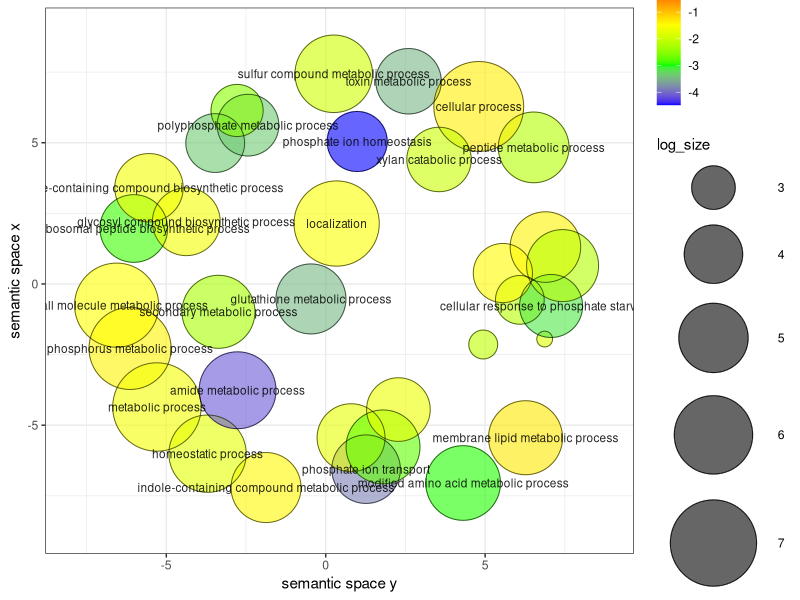

This figure's R source:
# A plotting R script produced by the Revigo server at http://revigo.irb.hr/
# If you found Revigo useful in your work, please cite the following reference:
# Supek F et al. "REVIGO summarizes and visualizes long lists of Gene Ontology
# terms" PLoS ONE 2011. doi:10.1371/journal.pone.0021800

# --------------------------------------------------------------------------
# If you don't have the ggplot2 package installed, uncomment the following line:
# install.packages( "ggplot2" );
library( ggplot2 );

# --------------------------------------------------------------------------
# If you don't have the scales package installed, uncomment the following line:
# install.packages( "scales" );
library( scales );

# --------------------------------------------------------------------------
# Here is your data from Revigo. Scroll down for plot configuration options.

revigo.names <- c("term_ID","description","frequency","plot_X","plot_Y","log_size","value","uniqueness","dispensability");
revigo.data <- rbind(c("GO:0002213","defense response to insect",0.0005138624181922514,6.867760389800543,-1.950890035348646,2.2600713879850747,-1.8181564120552274,0.9038058876869393,0.33895024),
c("GO:0006518","peptide metabolic process",0.38701789342754633,6.52269395068341,4.834377721464634,5.134565949067227,-2.185086818724926,0.9527783529335364,0.05818439),
c("GO:0006575","modified amino acid metabolic process",1.0391348532834788,4.309849042138549,-7.045987409797914,5.563504816684922,-2.9507819773298185,0.9485021953906324,0.06490785),
c("GO:0006643","membrane lipid metabolic process",0.8791731732247813,6.267016361686911,-5.443878086584604,5.490907548684358,-1.3053948010664311,0.9230564093853658,0.07207014),
c("GO:0006749","glutathione metabolic process",0.3259136899648291,-0.46297270124876794,-0.5304846034246018,5.0599381049925,-3.486782399932061,0.8447354879466887,0.05715436),
c("GO:0006790","sulfur compound metabolic process",2.195890258974167,0.25133847707195495,7.439503789160145,5.888442912219316,-1.9665762445130504,0.9447099425604463,0.07113475),
c("GO:0006793","phosphorus metabolic process",8.027757428321303,-6.136625631193294,-2.2817755170469183,6.4514261132466615,-1.3946949538588904,0.936696498207186,0.12455894),
c("GO:0006797","polyphosphate metabolic process",0.05285969262056093,-2.437330796637594,5.621691242689403,4.269979676645324,-3.359518563029578,0.9191044363845651,0.04813428),
c("GO:0006799","polyphosphate biosynthetic process",0.0298977078783569,-3.4658708760501256,4.988077388091639,4.02251085043403,-3.359518563029578,0.8972248205067511,0.29626057),
c("GO:0006817","phosphate ion transport",0.23164690690595885,1.2663980358894678,-6.557324114584249,4.911663546757045,-3.8477116556169433,0.9522919014336517,-0),
c("GO:0006898","receptor-mediated endocytosis",0.20247030982440214,0.7950627114973948,-5.444005847959121,4.853199155575347,-1.7304870557820837,0.920421961298327,0.21799363),
c("GO:0008152","metabolic process",54.415440901336254,-5.2947101454216945,-4.35589839180727,7.282553893608798,-1.6143937264016879,0.9929076516861575,0.00771111),
c("GO:0009266","response to temperature stimulus",0.37155375756073317,6.891349022771279,1.306392589678986,5.1168566946868985,-1.4056074496245734,0.90966473108778,0.25402444),
c("GO:0009404","toxin metabolic process",0.11547141511123447,2.5982838122234,7.176572745422406,4.6093168842930865,-3.5016894462103996,0.8787497531770221,0.05163483),
c("GO:0009635","response to herbicide",0.005558798976908442,6.089139195296818,-0.5634261123357732,3.2920344359947364,-2.1567672219019904,0.8873137124073561,0.27678133),
c("GO:0009987","cellular process",87.14322191622645,4.800525962393403,6.2837482590415075,7.487065345620153,-1.3535962737769305,1,-0),
c("GO:0015698","inorganic anion transport",0.848466344964188,1.7978549107438588,-5.768676492351584,5.475467792116027,-2.7471469690201067,0.9481440033053921,0.24681557),
c("GO:0016036","cellular response to phosphate starvation",0.06901654909532391,7.068710277622748,-0.7793986986996354,4.385802823325019,-3.1450869776921446,0.8424901984366238,0.00314292),
c("GO:0019184","nonribosomal peptide biosynthetic process",0.1888458581950949,-6.02053277386224,1.9634682258494136,4.822945711717861,-2.8827287043442356,0.8843042205733929,0.05411224),
c("GO:0019748","secondary metabolic process",0.6785567427323104,-3.3637141489860958,-0.985719521369392,5.3784197059814165,-2.2932822176632413,0.9504392247019186,0.06182518),
c("GO:0031667","response to nutrient levels",0.528789979489792,7.429043562804884,0.6502177512232044,5.27011726695538,-2.1739251972991736,0.9072130824099812,0.21987267),
c("GO:0032957","inositol trisphosphate metabolic process",0.009337533112896767,-2.7800564869708007,6.141560362717752,3.5171958979499744,-2.515700160653214,0.9108898479031542,0.27576801),
c("GO:0033037","polysaccharide localization",0.0782632336038994,2.280074735084865,-4.44649064452624,4.440405260103954,-1.6736641390712486,0.9383782999892625,0.19214761),
c("GO:0042430","indole-containing compound metabolic process",0.32694993185786875,-1.8716974654061067,-7.2070512186272335,5.061316740851394,-1.4473317838878068,0.9534381213263345,0.05717306),
c("GO:0042435","indole-containing compound biosynthetic process",0.2244159258057618,-5.543805920181961,3.405766354657811,4.897890886286548,-1.6020599913279623,0.9096954418936364,0.14691498),
c("GO:0042592","homeostatic process",2.0952811077261173,-3.7060905206330093,-6.0084536705625995,5.868074604162045,-1.7569619513137056,1,-0),
c("GO:0043603","amide metabolic process",1.8676684466558002,-2.7643245253891218,-3.7634494113504644,5.818132160374245,-4.1249387366083,0.9455765754900828,-0),
c("GO:0044281","small molecule metabolic process",14.48979594154301,-6.558590247413091,-0.750464711535265,6.7078940730325085,-1.489454989793388,0.9323658910928989,0.09647906),
c("GO:0045493","xylan catabolic process",0.0931652437314747,3.55391438041644,4.406820983048681,4.516098877052355,-2.0190880622231564,0.9156344924016178,0.05062349),
c("GO:0046686","response to cadmium ion",0.03216324494861887,5.556702884013442,0.3866262478205818,4.054229909863397,-1.4634415574284698,0.9018708604976646,0.3189107),
c("GO:0051179","localization",20.31279969393105,0.34252292903892545,2.1390728862426864,6.854601565181338,-1.5287082889410615,1,-0),
c("GO:0052544","defense response by callose deposition in cell wall",0.0007523400045356166,4.940275921322165,-2.1430888775900803,2.424881636631067,-2.1062382379420566,0.7688223785179411,0.29975261),
c("GO:0055062","phosphate ion homeostasis",0.03825861849479988,0.9865391787589963,5.042954684666853,4.129593228367933,-4.480172006224281,0.8961908776809364,0),
c("GO:1901659","glycosyl compound biosynthetic process",0.19687176458310315,-4.371904346085709,2.2031704377636334,4.841021415257488,-1.6161846340195687,0.9028257427390805,0.14488711));

one.data <- data.frame(revigo.data);
names(one.data) <- revigo.names;
one.data <- one.data [(one.data$plot_X != "null" & one.data$plot_Y != "null"), ];
one.data$plot_X <- as.numeric( as.character(one.data$plot_X) );
one.data$plot_Y <- as.numeric( as.character(one.data$plot_Y) );
one.data$log_size <- as.numeric( as.character(one.data$log_size) );
one.data$value <- as.numeric( as.character(one.data$value) );
one.data$frequency <- as.numeric( as.character(one.data$frequency) );
one.data$uniqueness <- as.numeric( as.character(one.data$uniqueness) );
one.data$dispensability <- as.numeric( as.character(one.data$dispensability) );
#head(one.data);


# --------------------------------------------------------------------------
# Names of the axes, sizes of the numbers and letters, names of the columns,
# etc. can be changed below

p1 <- ggplot( data = one.data );
p1 <- p1 + geom_point( aes( plot_X, plot_Y, colour = value, size = log_size), alpha = I(0.6) );
p1 <- p1 + scale_colour_gradientn( colours = c("blue", "green", "yellow", "red"), limits = c( min(one.data$value), 0) );
p1 <- p1 + geom_point( aes(plot_X, plot_Y, size = log_size), shape = 21, fill = "transparent", colour = I (alpha ("black", 0.6) ));
p1 <- p1 + scale_size( range=c(5, 30)) + theme_bw(); # + scale_fill_gradientn(colours = heat_hcl(7), limits = c(-300, 0) );
ex <- one.data [ one.data$dispensability < 0.15, ];
p1 <- p1 + geom_text( data = ex, aes(plot_X, plot_Y, label = description), colour = I(alpha("black", 0.85)), size = 3 );
p1 <- p1 + labs (y = "semantic space x", x = "semantic space y");
p1 <- p1 + theme(legend.key = element_blank()) ;
one.x_range = max(one.data$plot_X) - min(one.data$plot_X);
one.y_range = max(one.data$plot_Y) - min(one.data$plot_Y);
p1 <- p1 + xlim(min(one.data$plot_X)-one.x_range/10,max(one.data$plot_X)+one.x_range/10);
p1 <- p1 + ylim(min(one.data$plot_Y)-one.y_range/10,max(one.data$plot_Y)+one.y_range/10);


# --------------------------------------------------------------------------
# Output the plot to screen

p1;

# Uncomment the line below to also save the plot to a file.
# The file type depends on the extension (default=pdf).

# ggsave("/path_to_your_file/revigo-plot.pdf");
